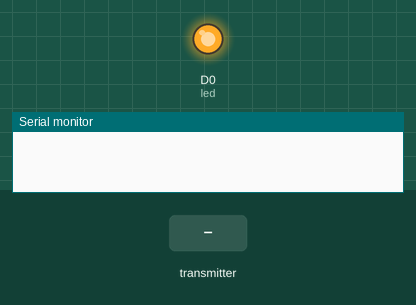
Recording of a sketch running on a simulated ESP8266 (NodeMCU). Shown: output pins drawn as LEDs (lit = HIGH), the last lines printed to the serial monitor. The inputs (shaded band) are chosen by the test bench. No radio packets arrive unless stated.

Above: at 1.2 s.
1.3 s: the transmitter starts sending butonstate = 0
At 2.4 s:
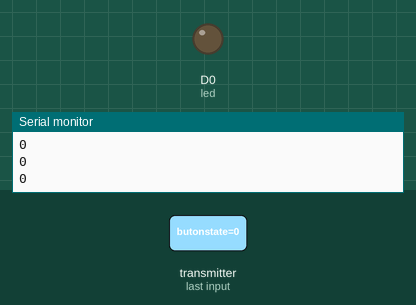
2.8 s: the transmitter starts sending butonstate = 1
At 3.5 s:
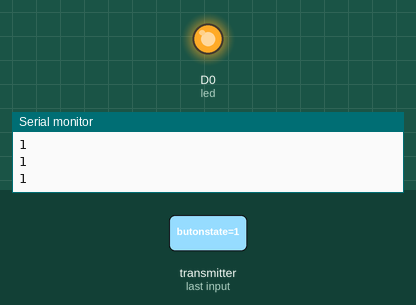
Timing chart, 0 to 5.8 s (numbered marks = the images above; inputs shaded):
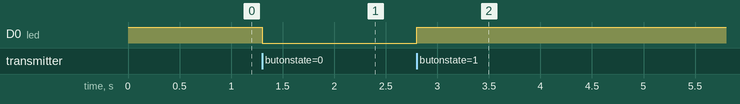

The sketch:

alici.ino
```cpp
//ALICI
//http://arduino.esp8266.com/stable/package_esp8266com_index.json     /ESP8266
//http://dan.drown.org/stm32duino/package_STM32duino_index.json       /STM32
#include <ESP8266WiFi.h>
#include <SPI.h>
#include <nRF24L01.h>
#include <RF24.h>
#define led D0

int butonstate = 0;
RF24 radio(D4,D2); // CE, CSN
const uint64_t pipeIn = 0xE8E8F0F0E1LL; //Remember that this code is the same as in the transmitter


void setup()
{
  Serial.begin(9600); //Set the speed to 9600 bauds if you want.
  pinMode(led,OUTPUT);
  digitalWrite(led,HIGH);
  radio.begin();
  radio.setAutoAck(false);                    // Ensure autoACK is enabled
  radio.setChannel(0x2F);
  radio.setDataRate(RF24_2MBPS);

  radio.openReadingPipe(1,pipeIn);
  radio.startListening();
}

/**************************************************/

/*unsigned long lastRecvTime = 0;

void recvData()
{
  while ( radio.available() ) {
    radio.read(&data, sizeof(MyData));
    lastRecvTime = millis(); //here we receive the data
  }
}*/

void loop() {
  radio.startListening();
  while(!radio.available());
  radio.read(&butonstate,sizeof(butonstate));
  Serial.println(butonstate);
  if(butonstate==1){
    digitalWrite(led,HIGH);
  }
  else if(butonstate==0){
    digitalWrite(led,LOW);
  }
}
/**************************************************/
```

Measured:
- after the input at 1.3 s, D0 (led): HIGH → LOW at once
- after the input at 2.8 s, D0 (led): LOW → HIGH at once
